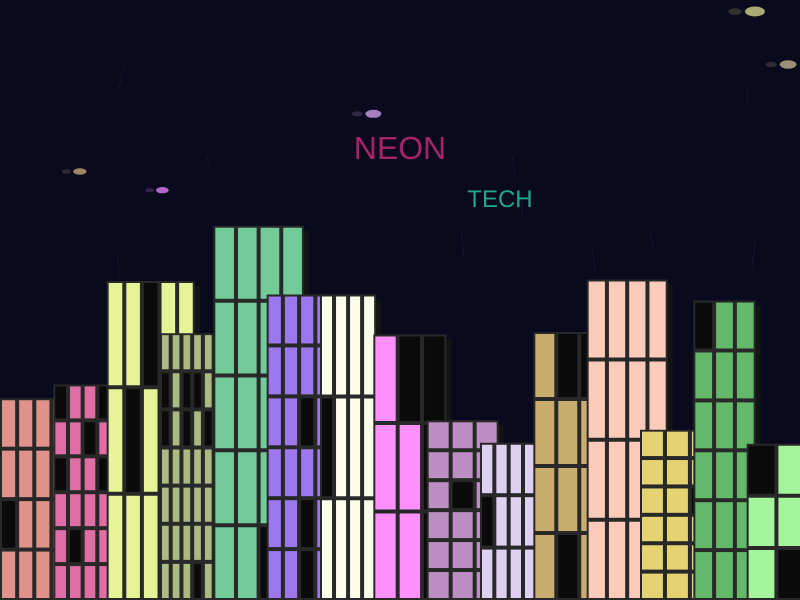
Frame 1 (no input)
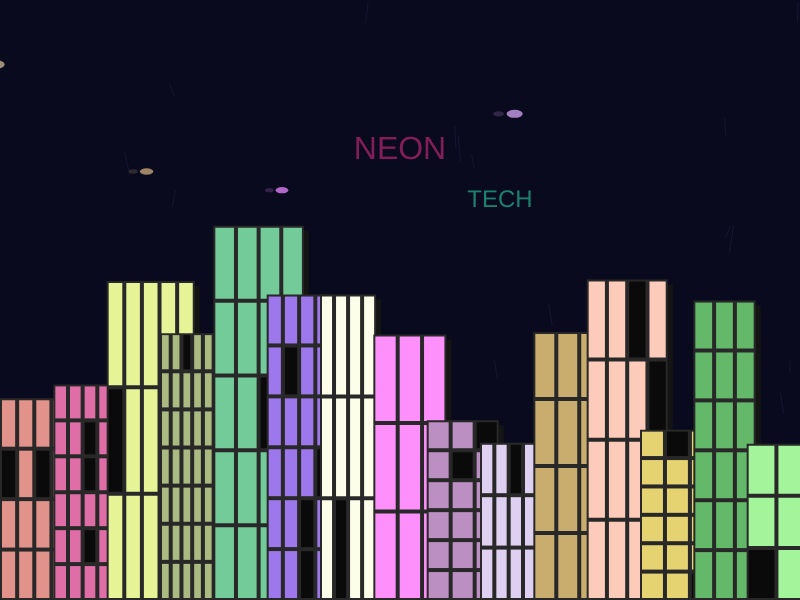
Frame 60 (no input)
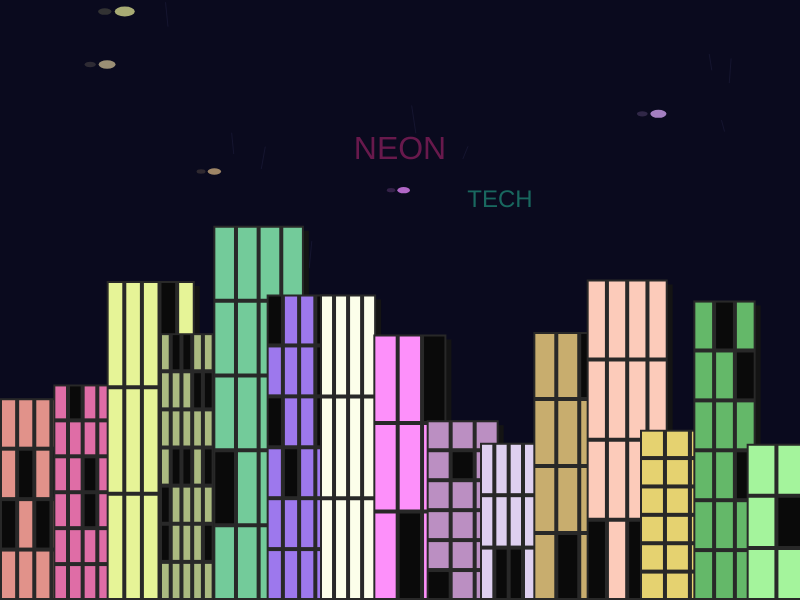
Frame 120 (the mouse pressed at the canvas centre since frame 60)

The p5.js sketch that drew these frames (run headless with seeded random() and noise() and a simulated clock; from frame 60 on, the mouse is pressed at the canvas centre):

// p5.js sketch
// ── sketch.js
/************************************************
 *  Пример иллюстрации футуристичного города
 *  c мерцающими огнями и движущимися объектами.
 *  (на основе p5.js)
 ************************************************/

// Массив зданий
let buildings = [];

// Массив летающих объектов (например, дронов/машин)
let flyingObjects = [];

function setup() {
  createCanvas(800, 600);
  noStroke();
  
  // Инициализация зданий
  for (let i = 0; i < 15; i++) {
    let w = random(50, 100);
    let h = random(150, 400);
    let x = i * (width / 15);
    let y = height - h;
    buildings.push({
      x: x,
      y: y,
      w: w,
      h: h,
      cols: floor(random(3, 6)), 
      rows: floor(random(3, 8)), 
      color: color(random(100, 255), random(100, 255), random(100, 255)),
    });
  }

  // Инициализация летающих объектов
  for (let i = 0; i < 5; i++) {
    flyingObjects.push({
      x: random(width),
      y: random(height / 3),
      speed: random(1, 3),
      size: random(10, 20),
      color: color(random(100, 255), random(100, 255), random(100, 255), 200)
    });
  }
}

function draw() {
  background(10, 10, 30); // Тёмное неоновое небо
  
  // Рисуем "дождь" или туман
  drawRainOrFog();

  // Рисуем здания
  drawBuildings();
  
  // Неоновые вывески
  drawNeonSigns();
  
  // Летающие объекты
  drawFlyingObjects();
}

function drawRainOrFog() {
  stroke(150, 150, 255, 20);
  for (let i = 0; i < 20; i++) {
    let rx = random(width);
    let ry = random(height);
    line(rx, ry, rx + random(-5, 5), ry + random(10, 30));
  }
  noStroke();
}

function drawBuildings() {
  for (let b of buildings) {
    // Тень
    fill(20);
    rect(b.x + 5, b.y + 5, b.w, b.h);

    // Здание
    fill(40);
    rect(b.x, b.y, b.w, b.h);

    // Окна
    let windowWidth = b.w / b.cols;
    let windowHeight = b.h / b.rows;
    for (let col = 0; col < b.cols; col++) {
      for (let row = 0; row < b.rows; row++) {
        let wx = b.x + col * windowWidth + 2;
        let wy = b.y + row * windowHeight + 2;

        // Мерцание
        let flicker = random(1) > 0.9; // 10% шанс отключиться
        let c = flicker ? color(10) : b.color;

        fill(c);
        rect(wx, wy, windowWidth - 4, windowHeight - 4);
      }
    }
  }
}

function drawNeonSigns() {
  push();
  textAlign(CENTER, CENTER);
  textSize(32);
  let alphaVal = map(sin(frameCount * 0.1), -1, 1, 50, 255);

  fill(255, 50, 150, alphaVal);
  text("NEON", width / 2, height / 4);

  fill(50, 255, 200, alphaVal);
  textSize(24);
  text("TECH", width / 2 + 100, height / 3);
  pop();
}

function drawFlyingObjects() {
  for (let obj of flyingObjects) {
    // Движение объектов слева направо
    obj.x += obj.speed;
    if (obj.x > width + 50) {
      obj.x = -50; // Возвращаем объект назад
    }

    fill(obj.color);
    ellipse(obj.x, obj.y, obj.size, obj.size / 2);

    // Шлейф
    fill(red(obj.color), green(obj.color), blue(obj.color), 50);
    ellipse(obj.x - obj.size, obj.y, obj.size / 1.5, obj.size / 3);
  }
}
